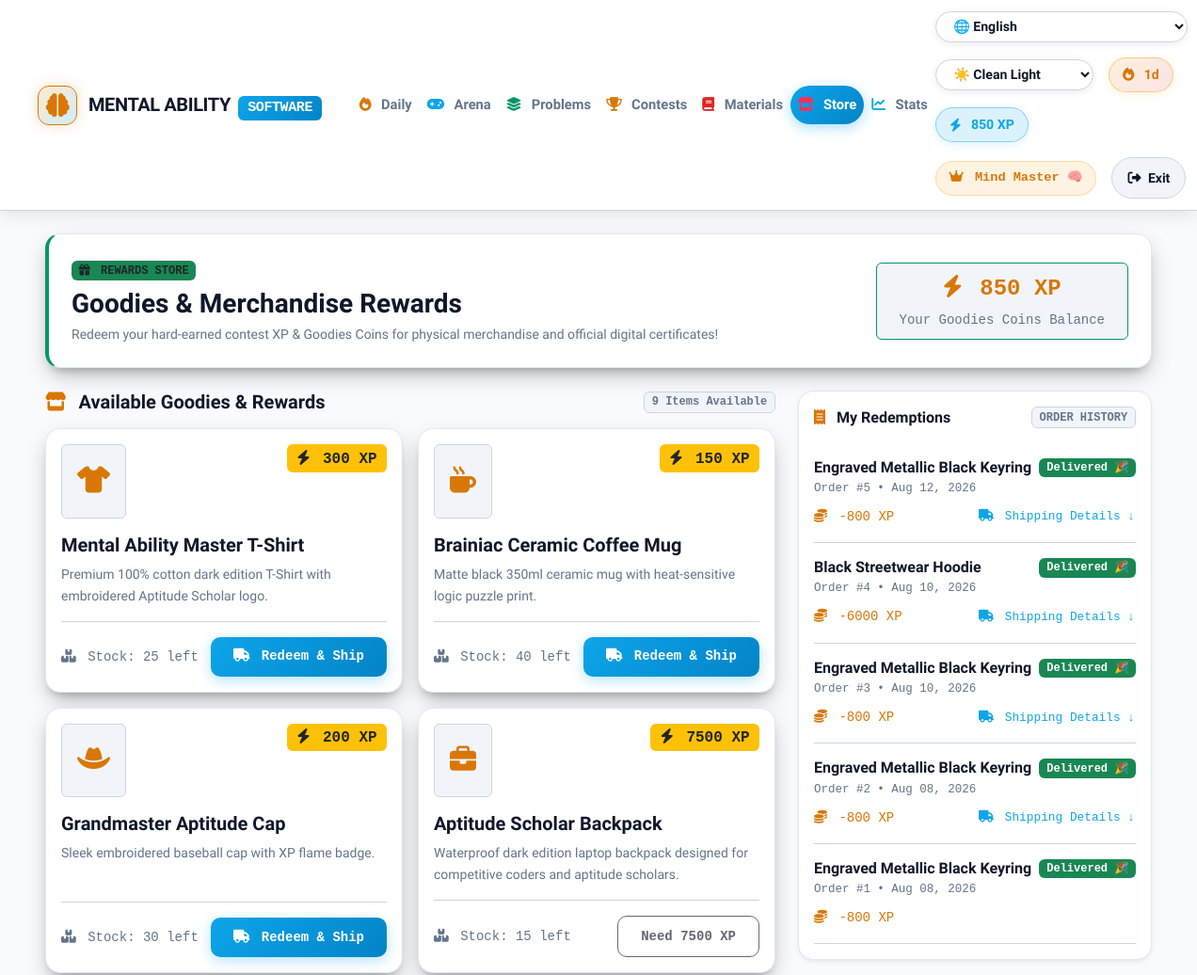
/goodies/ (signed in, upper part), run on an earlier commit of the app's database.
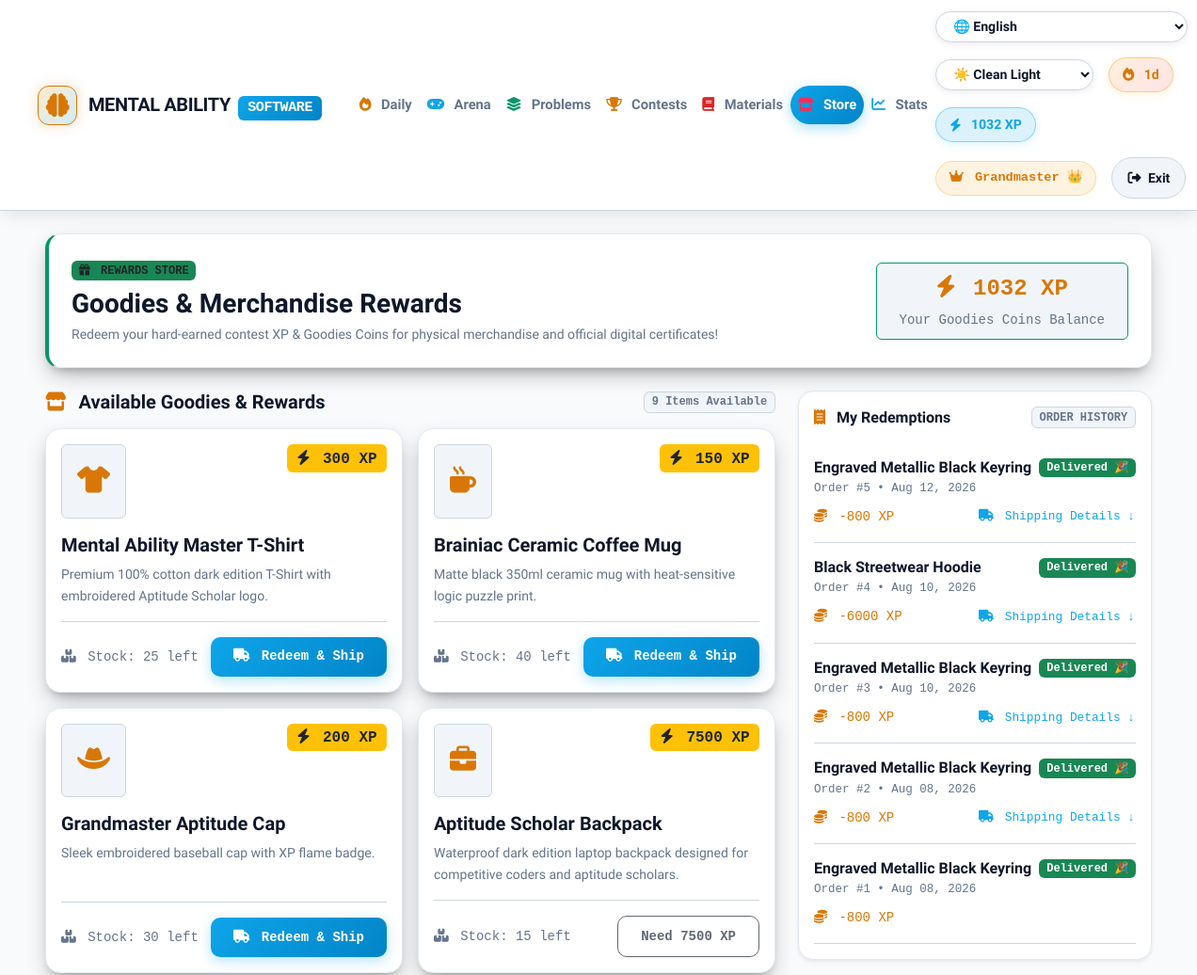
And on a later commit of the database.
### quiz/models.py (models this page shows, shortened)
class UserProfile(models.Model):
    user = models.OneToOneField('auth.User', on_delete=models.CASCADE, related_name='profile')
    streak_count = models.IntegerField(default=0)
    last_active_date = models.DateField(null=True, blank=True)
    total_xp = models.IntegerField(default=0)
    solved_questions_count = models.IntegerField(default=0)
    @property
    def rank_title(self):
        if self.total_xp >= 1000:
            return "Grandmaster 👑"
        elif self.total_xp >= 500:
            return "Mind Master 🧠"
        elif self.total_xp >= 200:
            return "Aptitude Scholar 🎓"
        elif self.total_xp >= 50:
            return "Problem Solver ⚡"
        else:
            return "Novice Explorer"

### quiz/views.py (the view)
# urls.py: path('goodies/', views.goodies, name='goodies'),
def goodies(request):
    profile = get_or_create_user_profile(request.user) if request.user.is_authenticated else None
    goodies_list = GoodieItem.objects.all()
    user_redemptions = []
    if request.user.is_authenticated:
        user_redemptions = UserGoodieRedemption.objects.filter(user=request.user).select_related('goodie')
    context = {
        'profile': profile,
        'goodies': goodies_list,
        'redemptions': user_redemptions,
        'user_redemptions': user_redemptions,
    }
    return render(request, 'quiz/goodies.html', context)

### quiz/views.py (called while the page is built)
def get_or_create_user_profile(user):
    if not user.is_authenticated:
        return None
    profile, created = UserProfile.objects.get_or_create(user=user)
    today = timezone.now().date()
    if profile.last_active_date is None:
        profile.streak_count = 1
        profile.last_active_date = today
        profile.save()
    elif profile.last_active_date < today:
        if profile.last_active_date == today - timedelta(days=1):
            profile.streak_count += 1
        else:
            profile.streak_count = 1
        profile.last_active_date = today
        profile.save()
    return profile

### templates/quiz/goodies.html (shortened to what the changed rows need)
{% extends 'base.html' %}
{% load static %}
{% block content %}
<div class="row g-4 mb-4">
  <div class="col-12">
    <div class="lc-card p-4 position-relative overflow-hidden" style="background: var(--lc-surface); border-left: 4px solid var(--lc-easy);">
      <div class="d-flex justify-content-between align-items-center flex-wrap gap-3">
        <div class="px-4 py-2 rounded text-center" style="background-color: var(--lc-surface-hover); border: 1px solid var(--lc-easy);">
          <div class="fs-4 fw-bold font-monospace" style="color: var(--lc-amber);"><i class="fas fa-bolt me-1"></i> {{ profile.total_xp|default:0 }} XP</div>
          <small class="font-monospace" style="color: var(--lc-text-muted);">Your Goodies Coins Balance</small>
        </div>
      </div>
    </div>
  </div>
</div>
{% endblock %}

### templates/base.html (shortened to what the changed rows need)
<!DOCTYPE html>
{% load static %}
<html lang="en">
<head>
  <link href="https://cdn.jsdelivr.net/npm/bootstrap@5.3.2/dist/css/bootstrap.min.css" rel="stylesheet">
  <link rel="stylesheet" href="https://cdnjs.cloudflare.com/ajax/libs/font-awesome/6.4.0/css/all.min.css">
  <link rel="stylesheet" href="{% static 'css/global.css' %}?v=2.1">
</head>
<body>
  <nav class="navbar navbar-expand-lg navbar-dark navbar-leetcode sticky-top">
    <div class="container-fluid">
      <div class="collapse navbar-collapse" id="leetcodeNavbar">
        <div class="d-flex align-items-center gap-3 flex-wrap">
          <select id="languageSelect" class="theme-selector" title="Select UI Language" onchange="switchLanguage(this.value)">
            <option value="en">🌐 English</option>
          </select>
          <select id="themeSelect" class="theme-selector" title="Switch UI Theme" onchange="switchTheme(this.value)">
            <option value="clean-light">☀️ Clean Light</option>
          </select>
          {% if user.is_authenticated %}
            <div class="streak-badge" title="Daily Activity Streak">
              <i class="fas fa-fire me-1"></i> {{ profile.streak_count|default:1 }}d
            </div>
            <div class="xp-badge" title="Total Experience Points">
              <i class="fas fa-bolt me-1"></i> {{ profile.total_xp|default:0 }} XP
            </div>
            <span class="rank-badge font-monospace d-none d-md-inline">
              <i class="fas fa-crown me-1"></i> {{ profile.rank_title|default:"Novice" }}
            </span>
            <form action="{% url 'logout' %}" method="post" class="d-inline">
              <button class="btn btn-lc-secondary btn-sm rounded-pill px-3" type="submit" title="Logout">
                <i class="fas fa-sign-out-alt me-1"></i> Exit
              </button>
            </form>
          {% else %}
            <a class="btn btn-lc-secondary btn-sm rounded-pill px-3" href="{% url 'login' %}">Log In</a>
            <a class="btn btn-lc-primary btn-sm rounded-pill px-3" href="{% url 'quiz:signup' %}">Sign Up</a>
          {% endif %}
        </div>
      </div>
    </div>
  </nav>
  <div class="container-fluid py-4 px-lg-5">
    {% block content %}{% endblock %}
  </div>
</body>
</html>

What changed in the data, as far as the page shows it:
changed UserProfile: total_xp "850" → "1032"; rank_title "Mind Master 🧠" → "Grandmaster 👑"
